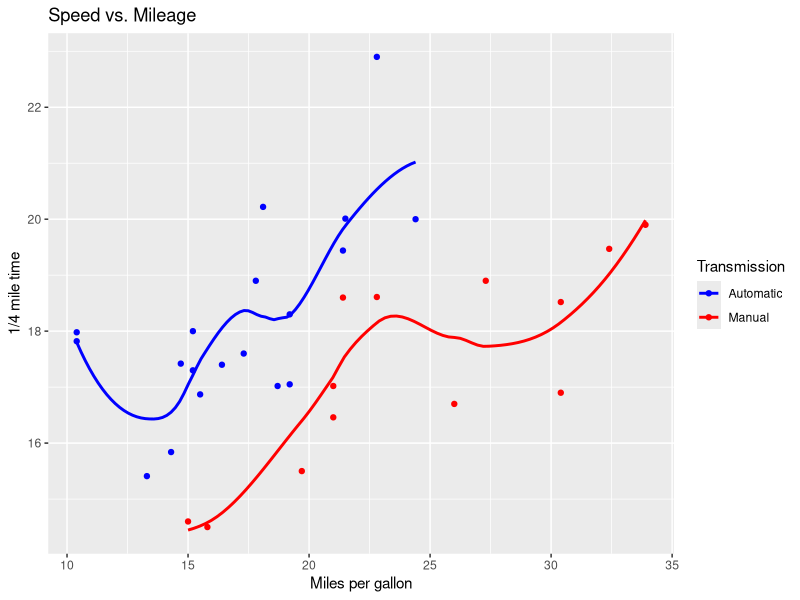

Reproduce this figure in R.
## ---- chunk 1
knitr::opts_chunk$set(echo = TRUE)
## ---- chunk 2
library(ggplot2)
library(dplyr)
## ---- chunk 3
ggplot(mtcars, aes(x=mpg, y=qsec,color=factor(am))) + 
  geom_point() +
  geom_smooth(method="loess", se=FALSE) +
  xlab("Miles per gallon") + 
  ylab("1/4 mile time") +
  guides(color=guide_legend(title="Transmission")) +
  scale_color_manual(labels = 
  c("Automatic", "Manual"), values = c("blue","red")) + 
  ggtitle("Speed vs. Mileage")
## ---- chunk 4
uvawins <- 19 

#a 
sqrt(uvawins)

#b
uvawins^3 

#c
log(uvawins)

#d
exp(uvawins)

#e
log10((4*(uvawins-5))/9)
## ---- chunk 5
temps <- c(45, 51, 52, 39, 40, 45, 38)

#a
temps[4]

#b
((temps - 32)*5)/9
## ---- chunk 6
days <- c("sunday", "monday", "tuesday", "wednesday", "thursday", "friday", "saturday")

days_temps <- data.frame(days, temps)

days_temps

## ---- chunk 7
##setwd("~/Desktop/PLAD-4500-PS1")
imdb <- read.csv("imdb.csv")
## ---- chunk 8
names(imdb)
## ---- chunk 9
summary(imdb$imdb_score)

## ---- chunk 10

str(imdb$movie_title)

## ---- chunk 11

 ### not sure how to reference a variable??
imdb <- as.character("movie_titles")
